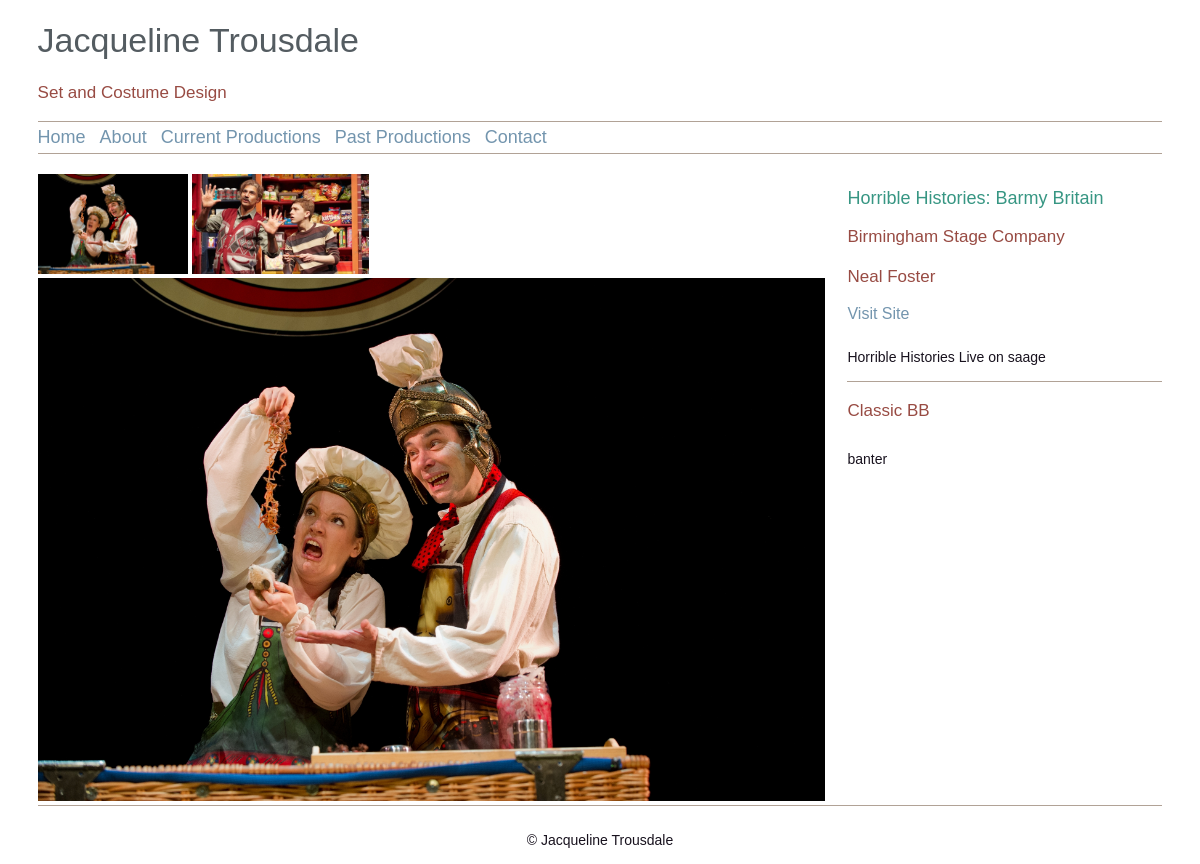
Screenshot of /current/barmybritain with the database file from the repository.
### shows/models.py (models this page shows, shortened)
class Category(models.Model):
	title = models.CharField(max_length=200)
	link = models.CharField(max_length=200)
	order = models.IntegerField(unique=True)
	class Meta:
		verbose_name_plural = "categories"

class ImageElement(models.Model):
	show = models.ForeignKey(Show, on_delete = models.CASCADE, null=True)
	text_element = models.ForeignKey(TextElement, on_delete=models.CASCADE, null=True)
	post = models.ForeignKey(Post, on_delete=models.CASCADE, null=True)
	title = models.CharField(max_length=200, blank=True)
	description = models.TextField(null=True, blank=True)
	image = models.ImageField(upload_to=photo_directory_path)
	order = models.IntegerField(default=0)
	tag = models.CharField(max_length=200, null=True)
	def image_tag(self):
		return u'<image src="%s" height="200"/>' % self.image.url
	image_tag.short_description = 'Image'
	image_tag.allow_tags = True

class Show(models.Model):
	category = models.ForeignKey(Category, on_delete = models.PROTECT, null=True)
	title = models.CharField(max_length=200)
	link = models.CharField(max_length=200, unique=True)
	start_date = models.DateField()
	end_date = models.DateField()
	director = models.CharField(max_length=200)
	company = models.CharField(max_length=200)
	description = models.TextField()
	homepage = models.BooleanField()
	company_page = models.CharField(max_length=300)
	site_live = models.BooleanField(null=False, default=False)
	poster = models.ImageField(upload_to='show_posters/')
	@property
	def main_image(self):
		try:
			image = self.imageelement_set.all().order_by('order')[0]
		except IndexError:
			return 0
		return image
	@property
	def images(self):
		return self.imageelement_set.all().order_by('order')

### shows/views.py (the view)
# urls.py: url(r'^(?P<category_link>[-\w+]+)/(?P<show_link>[\w+]+)$', views.show, name='show'),
def show(request, category_link, show_link):
	try:
		show = Show.objects.get(link = show_link)
	except:
		raise Http404("Show does not Exist")
	reviews = show.review_set.all()
	posts = show.post_set.all()
	return render(request, 'shows/showview.html', {'menu': Category.objects.all().order_by('order'), 'show': show, 'reviews': reviews, 'posts': posts})

### shows/templates/shows/showview.html (shortened to what this page needs)
{% extends 'shows/base.html' %}
{%block content%}
	<div id='phototable'>
			<div>
			{% if show.images|length > 1 %}
			{% for image in show.images %}
				<a href='javascript:changephoto("{{image.image.url}}", "{{ image.title }}", "{{image.description }}")'>
					<img src='{{ image.image.url }}' class='smallphoto' alt="{{ image.title }}"/>
				</a>
			{% endfor%}
			{%endif%}
			</div>
			<div id='main'>
				{% if show.main_image%}
					<img src='{{ show.main_image.image.url }}' id='mainphoto' alt='{{ show.main_image.title }}'/>
				{% endif %}
			</div>
	</div>
	<div id='showinfo'>
		<div class='left'>
		<h2>{{show.title}}</h2>
		<h3>{{show.company}}</h3>
		<h3>{{show.director}}</h3>
		<div class='left'><a href='{{ show.company_page }}' target="_blank">Visit Site</a></div>
		<br>
		<p>{{show.description}}</p>
		</div>
	</div>
	<div id='photoinfo'>
		<div class='left'>
			<h3 id='photo_title'>{{show.main_image.title}}</h3>
			<p id='photo_description'>{{show.main_image.description}}</p>
		</div>
	</div>
{% endblock %}

### shows/templates/shows/base.html (shortened to what this page needs)
<!DOCTYPE html>
{%load static%}
<html>
<head>
	<link rel='stylesheet' type='text/css' href="{% static 'shows/style.css' %}" />
</head>
<body>
<div id="container">
	<div id="header">
		<div id="title">
			<h1>Jacqueline Trousdale</h1>
			<h3>Set and Costume Design</h3>
		</div>
		<div id="menu">
			<li><a href="{% url 'index' %}">Home</a></li>
			{% for element in menu %}
				<li><a href="{% url 'overview' element.link %}">{{element.title}}</a></li>
			{% endfor %}
		</div>
	</div>
	<div id="content">
		{% block content %}
		{% endblock %}
		<div id='footer'>
			<p>&copy; Jacqueline Trousdale</p>
		</div>
	</div>
</div>
</body>
</html>

### shows/static/shows/style.css (style rules this page uses)
@media screen and (min-width: 500px) { #container { width: 100%; margin: 0 auto; } }
@media screen and (min-width: 700px) { #container { width: 95%; margin: 0 auto; } }
#container h1 { color: #545C61; font-family: Tahoma, Verdana, Segoe, sans-serif; font-size: 34px; font-style: normal; font-variant: normal; font-weight: 500; line-height: 35px; }
#container h2 { font-family: Tahoma, Verdana, Segoe, sans-serif; font-size: 18px; font-style: normal; font-variant: normal; font-weight: 500; line-height: 20px; color: #379683; }
#header { border-bottom: 1px solid #B1A296; margin-bottom: 20px; }
#title { border-bottom: 1px solid #B1A296; }
#container h3 { color: #984B43; font-family: Tahoma, Verdana, Segoe, sans-serif; font-size: 17px; font-style: normal; font-variant: normal; font-weight: 500; line-height: 23px; }
p { font-family: Tahoma, Verdana, Segoe, sans-serif; font-size: 14px; font-style: normal; font-variant: normal; font-weight: 400; line-height: 20px; color: #18121E; padding-top: 10px }
#menu li { display: inline; margin-right: 10px; }
#menu { padding-right: 5px; padding-bottom: 5px; padding-top: 5px; margin: 0; }
a { color: #7395AE; text-decoration: none; font-family: Tahoma, Verdana, Segoe, sans-serif; }
#menu a { font-size: 18px; }
#showinfo { float: right; width: 28%; border-bottom: 1px solid #B1A296; }
.left { float: left; clear: left; }
#footer { border-top: 1px solid #B1A296; text-align: center; clear: both; }
img.smallphoto { height: 100px; }
img#mainphoto { width: 100%; }
#phototable { width: 70%; float: left; }
#photoinfo { float: right; width: 28%; }

### rows the page displays
Category: title "About"
Category: title "Current Productions"
Category: title "Past Productions"
Category: title "Contact"
ImageElement: image (picture)
ImageElement: image (picture)
Show: main_image.image (picture), title "Horrible Histories: Barmy Britain", company "Birmingham Stage Company", director "Neal Foster", description "Horrible Histories Live on saage", main_image "Classic BB", main_image.description "banter"
